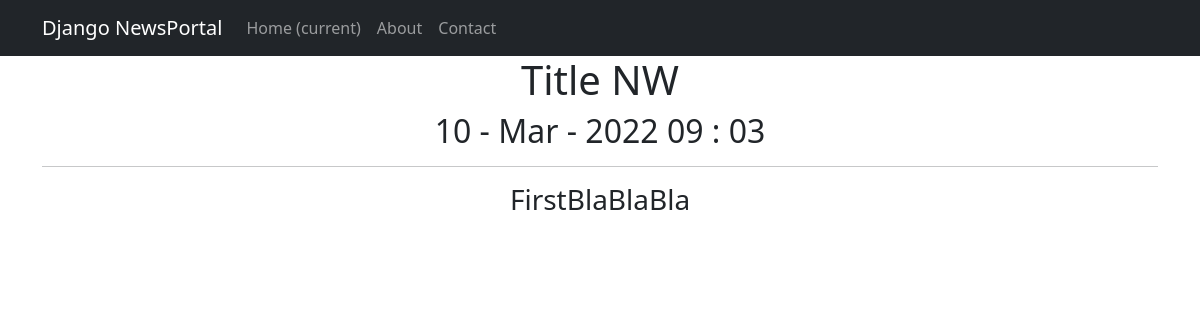
Screenshot of /news/1 with the database file from the repository.
### News/models.py (models this page shows, shortened)
class Post (models.Model):
    author = models.ForeignKey(Author, on_delete=models.CASCADE)
    NEWS = 'NW'
    ARTICLE = 'AR'
    CATEGORY_CHOICES = (
        (NEWS, 'Новость'),
        (ARTICLE, 'Статья'),
    )
    categoryType = models.CharField(max_length=2, choices=CATEGORY_CHOICES, default=ARTICLE)
    dateCreation = models.DateTimeField(auto_now_add=True)
    postCategory = models.ManyToManyField(Category, through='PostCategory')
    title = models.CharField(max_length=128)
    text = models.TextField()
    rating = models.SmallIntegerField(default=0)

### News/views.py (the view)
# urls.py: path('<int:pk>', PostDetail.as_view()),
class PostDetail(DetailView):
    model = Post
    template_name = "post.html"
    context_object_name = "post"

### News/templatetags/custom_filters.py (called while the page is built)
@register.filter(name='Censor')
def censor(value):
    cens = ['брань', 'Third']
    for i in cens:
        if i in value:
            value = value.replace(i, '***')
    return value

### templates/post.html (shortened to what this page needs)
{% extends 'NewsPortal/default.html' %}
{% load custom_filters %}
{% block content %}
<h1>{{ post.title|Censor }}</h1>
<h2> {{ post.dateCreation|date:'d - M - Y h : m' }} </h2>
<hr>
<h3> {{ post.text|Censor }} </h3>
{% endblock content %}

### rows the page displays
Post: title|Censor "Title NW", dateCreation "10 - Mar - 2022 09 : 03", text|Censor "FirstBlaBlaBla"
